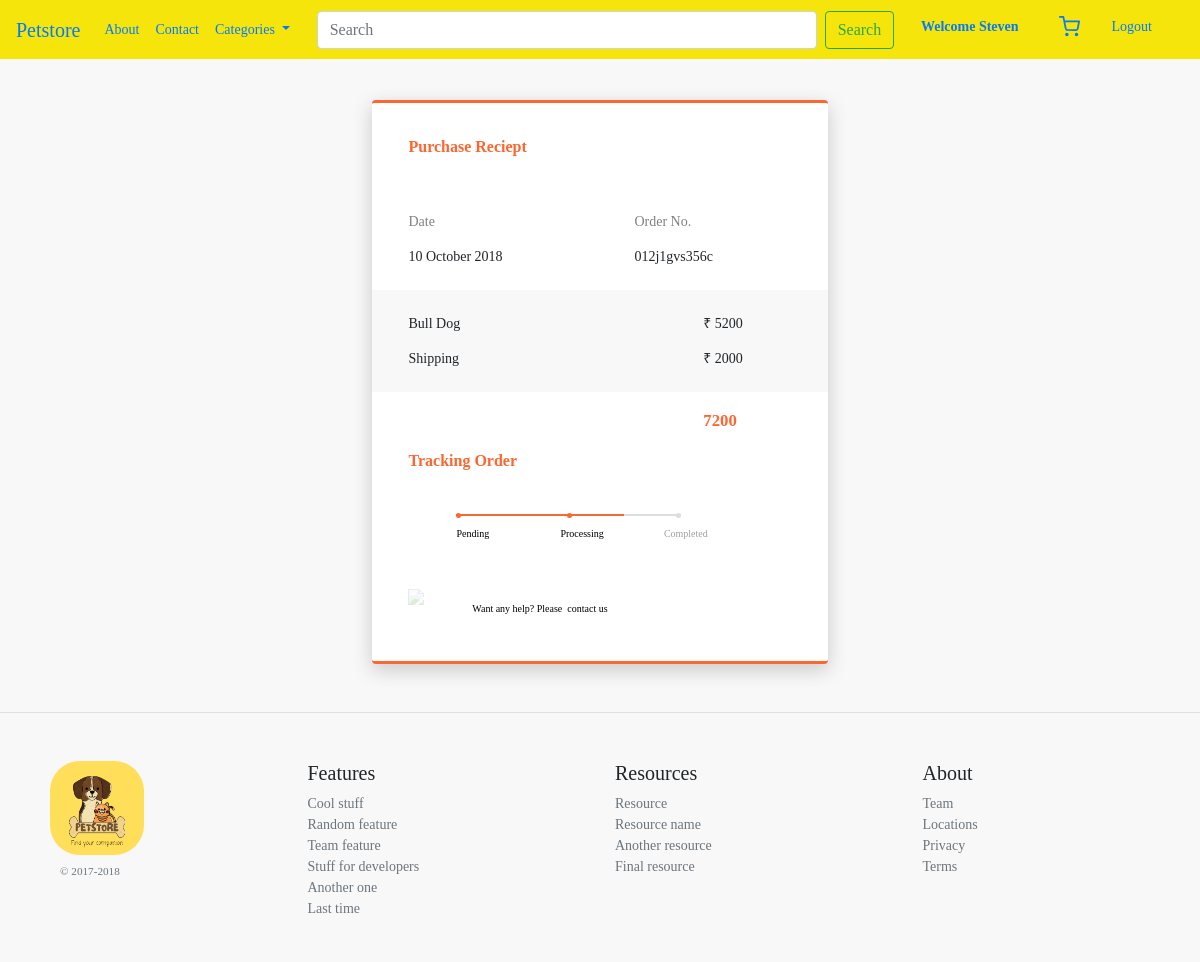
The app's page /order/ (signed in) with its own data.
### core/models.py (models this page shows, shortened)
class Order(models.Model):
    STATUS_CHOICES = [
        ('PENDING', 'Pending'),
        ('PROCESSING', 'Processing'),
        ('COMPLETED', 'Completed'),
        ('CANCELLED', 'Cancelled'),
    ]
    user = models.ForeignKey(User, on_delete=models.CASCADE)
    customer = models.ForeignKey(CustomerDetail, on_delete=models.CASCADE)
    pet = models.ForeignKey(Pet, on_delete=models.CASCADE)
    quantity = models.PositiveIntegerField(default=1)
    order_at = models.DateTimeField(auto_now_add=True)
    status = models.CharField(max_length=20, choices=STATUS_CHOICES, default='PENDING')

class Pet(models.Model):
    CATEGORY_CHOICES = [
        ('DOG', 'Dog'),
        ('CAT', 'Cat'),
        ('BIRD', 'Bird'),
    ]
    name = models.CharField(max_length=100)
    category = models.CharField(max_length=20, choices=CATEGORY_CHOICES)
    small_description=models.CharField(max_length=300)
    description=models.TextField()
    original_price = models.IntegerField()
    discounted_price = models.IntegerField()
    pet_image =models.ImageField(upload_to='pet_images')  # As we are using image field we have to intall 'pillow'. And we have to Define MEDIA_URL in settings.py file so that all folder should save in media directory

### core/views.py (the view)
# urls.py: path('order/',views.order,name='order'),
def order(request):
    ord= Order.objects.filter(user=request.user)
    return render(request,'core/order.html',{'ord':ord})

### core/templates/core/order.html (shortened to what this page needs)
{% extends "core/base.html" %}
{% block content %}
{% for o in ord %}
<div class="order">
        <div class="card">
            <div class="title">Purchase Reciept</div>
            <div class="info">
                <div class="row">
                    <div class="col-7">
                        <span id="heading">Date</span><br>
                        <span id="details">10 October 2018</span>
                    </div>
                    <div class="col-5 pull-right">
                        <span id="heading">Order No.</span><br>
                        <span id="details">012j1gvs356c</span>
                    </div>
                </div>
            </div>
            <div class="pricing">
                <div class="row">
                    <div class="col-9">
                        <span id="name">{{o.pet.name}}</span>
                    </div>
                    <div class="col-3">
                        <span id="price">₹ {{o.pet.discounted_price}}</span>
                    </div>
                </div>
                <div class="row">
                    <div class="col-9">
                        <span id="name">Shipping</span>
                    </div>
                    <div class="col-3">
                        <span id="price">₹ 2000</span>
                    </div>
                </div>
            </div>
            <div class="total">
                <div class="row">
                    <div class="col-9"></div>
                    <div class="col-3"><big>{{o.pet.discounted_price|add:2000}}</big></div>
                </div>
            </div>
            <div class="tracking">
                <div class="title">Tracking Order</div>
            </div>
            {% if o.status == 'PROCESSING' %}
            <div class="progress-track ml-5">
                <ul id="progressbar">
                    <li class="step0 active " id="step1">Pending</li>
                    <li class="step0 active text-center" id="step2">Processing</li>
                    <li class="step0  text-right" id="step3">Completed</li>
                </ul>
            </div>
            {% endif %}
        {% endfor %}
            <div class="footer">
                <div class="row">
                    <div class="col-2"><img class="img-fluid" src="https://i.imgur.com/YBWc55P.png"></div>
                    <div class="col-10">Want any help? Please &nbsp;<a> contact us</a></div>
                </div>
            </div>
        </div>
</div>
{% endblock content %}

### core/templates/core/navbar.html (shortened to what this page needs)
    <nav class="navbar navbar-expand-lg fixed-top" style = "background-color: rgb(245, 229, 10);"  >
        <a class="navbar-brand" href="/">Petstore</a>
        <div class="collapse navbar-collapse" id="navbarSupportedContent">
          <ul class="navbar-nav mr-auto">
            <li class="nav-item active">
              <a class="nav-link" href="{% url "about" %}">About<span class="sr-only">(current)</span></a>
            </li>
            <li class="nav-item">
              <a class="nav-link" href="{% url "contact" %}">Contact</a>
            </li>
            <li class="nav-item dropdown">
              <a class="nav-link dropdown-toggle" href="/" role="button" data-toggle="dropdown" aria-expanded="false">
                Categories
              </a>
            </li>
          </ul>
          <form class="form-inline  my-lg-0 mr-auto">
            <input class="form-control custom-search-bar mr-2 " type="search" placeholder="Search" aria-label="Search" style="width:500px" >
            <button class="btn btn-outline-success my-2 my-sm-0" type="submit">Search</button>
          </form>
          <ul class="navbar-nav">
            {% if request.user.is_authenticated %}
            <li class="nav-item active">
              <a class="nav-link mr-4" href="{% url "profile" %}"><b>Welcome {{user.first_name}}</b></a>
            </li>
             <li class="nav-item">
                    <a class="nav-link mr-3" href="{% url "viewcart" %}">
                    </a>
                </li>
            </li><li class="nav-item">
              <a class="nav-link mr-4" href="{% url "logout" %}">Logout</a>
            </li>
            {% endif %}
          </ul>
        </div>
      </nav>

### core/static/core/css/core.css (style rules this page uses)
body { background-color: rgb(225, 226, 143); }
.custom-search-bar { width: 300px; }

### core/templates/core/order.html (style rules this page uses)
body { background: #ddd3; vertical-align: bottom; font-family: Muli; font-size: 14px; }
.card { margin: auto; width: 38%; max-width:600px; padding: 4vh 0; box-shadow: 0 6px 20px 0 rgba(0, 0, 0, 0.19); border-top: 3px solid rgb(252, 103, 49); border-bottom: 3px solid rgb(252, 103, 49); border-left: none; border-right: none; }
.title { color: rgb(252, 103, 49); font-weight: 600; margin-bottom: 2vh; padding: 0 8%; font-size: initial; }
#details { font-weight: 400; }
.info { padding: 5% 8%; }
.info .col-5 { padding: 0; }
#heading { color: grey; line-height: 6vh; }
.pricing { background-color: #ddd3; padding: 2vh 8%; font-weight: 400; line-height: 2.5; }
.pricing .col-3 { padding: 0; }
.total { padding: 2vh 8%; color: rgb(252, 103, 49); font-weight: bold; }
.total .col-3 { padding: 0; }
.footer { padding: 0 8%; font-size: x-small; color: black; }
.footer img { height: 5vh; opacity: 0.2; }
.footer a { color: rgb(252, 103, 49); }
.footer .col-10, .col-2 { display: flex; padding: 3vh 0 0; align-items: center; }
.footer .row { margin: 0; }
#progressbar { margin-bottom: 3vh; overflow: hidden; color: rgb(252, 103, 49); padding-left: 0px; margin-top: 3vh }
#progressbar li { list-style-type: none; font-size: x-small; width: 25%; float: left; position: relative; font-weight: 400; color: rgb(160, 159, 159); }
#progressbar #step1:before { content: ""; color: rgb(252, 103, 49); width: 5px; height: 5px; margin-left: 0px !important; }
#progressbar #step2:before { content: ""; color: #fff; width: 5px; height: 5px; margin-left: 32%; }
#progressbar #step3:before { content: ""; color: #fff; width: 5px; height: 5px; margin-right: 32% ; }
#progressbar li:before { line-height: 29px; display: block; font-size: 12px; background: #ddd; border-radius: 50%; margin: auto; z-index: -1; margin-bottom: 1vh; }
#progressbar li:after { content: ''; height: 2px; background: #ddd; position: absolute; left: 0%; right: 0%; margin-bottom: 2vh; top: 1px; z-index: 1; }
.progress-track { padding: 0 8%; }
#progressbar li:nth-child(2):after { margin-right: auto; }
#progressbar li:nth-child(1):after { margin: auto; }
#progressbar li:nth-child(3):after { float: left; width: 68%; }
#progressbar li.active { color: black; }
#progressbar li.active:before, #progressbar li.active:after { background: rgb(252, 103, 49); }
.order { margin-top:100px; }

### records on screen
Order: pet.name "Bull Dog", pet.discounted_price "5200", pet.discounted_price|add "7200", status "Pending"

### other values on screen
{{ user.first_name }} "Steven"
